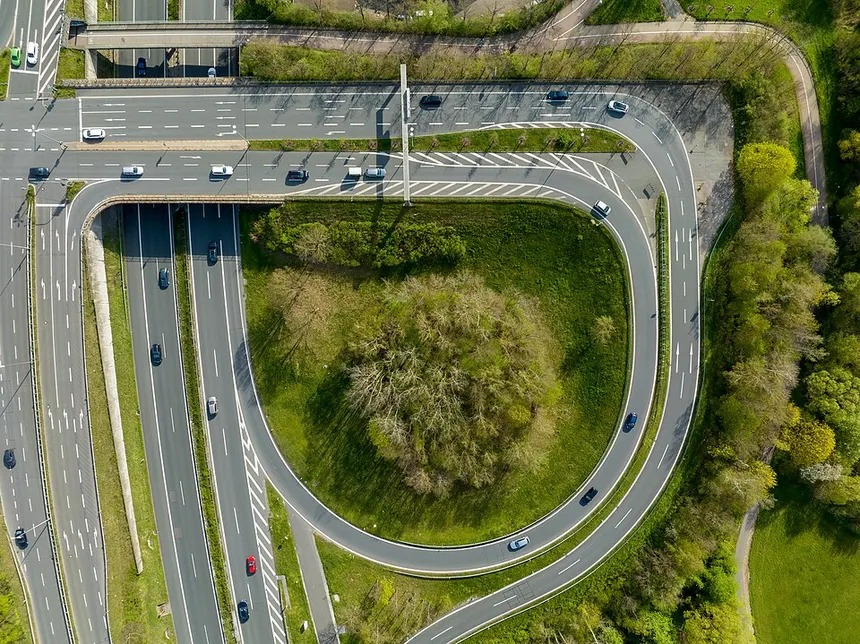
#> input picture Lab 8/image.jpeg, 860 x 644 px
$ jupyter execute Lab8.ipynb
#> lines starting #> are read from the running program, lines starting #| are printed output that depends on the picture
# Lab 8: Image Segmentation and Hough Transform

#### 1. Image Segmentation
Image segmentation is the process of partitioning an image into multiple segments, often to simplify or change the representation of an image into something that is more meaningful and easier to analyze. The goal of segmentation is to identify objects or boundaries in images.

Common techniques for image segmentation include:
- **Thresholding**: Simple segmentation method where pixels are divided into two classes based on intensity values.
- **Edge-based segmentation**: Detects the boundaries of objects.
- **Region-based segmentation**: Groups together pixels with similar characteristics.

**Thresholding Equation**:

$$
\text{Segmented Image} =
\begin{cases}
1, & \text{if } f(x,y) > T \\
0, & \text{if } f(x,y) \leq T
\end{cases}
$$

Where:
- f(x,y) is the intensity of the pixel at position (x, y) ,
- T  is a threshold value.

#### 2. Hough Transform
The Hough Transform is a feature extraction technique used to detect simple shapes, primarily lines and circles, in an image. It works by transforming points in the image space to a parameter space (Hough space). The most common application is detecting straight lines.

The equation of a straight line in polar coordinates is given by:

$$
r = x \cos(\theta) + y \sin(\theta)
$$

Where:
- r  is the distance from the origin to the line,
- $ \theta $ is the angle of the line,
-  (x, y) are the coordinates of a point on the line.

The Hough Transform maps each point in the image space to a sinusoidal curve in the Hough space. The intersection of multiple curves corresponds to the parameters of a detected line.

[cell 1]
import cv2
import numpy as np
import matplotlib.pyplot as plt


img = cv2.imread('image.jpeg', 0)
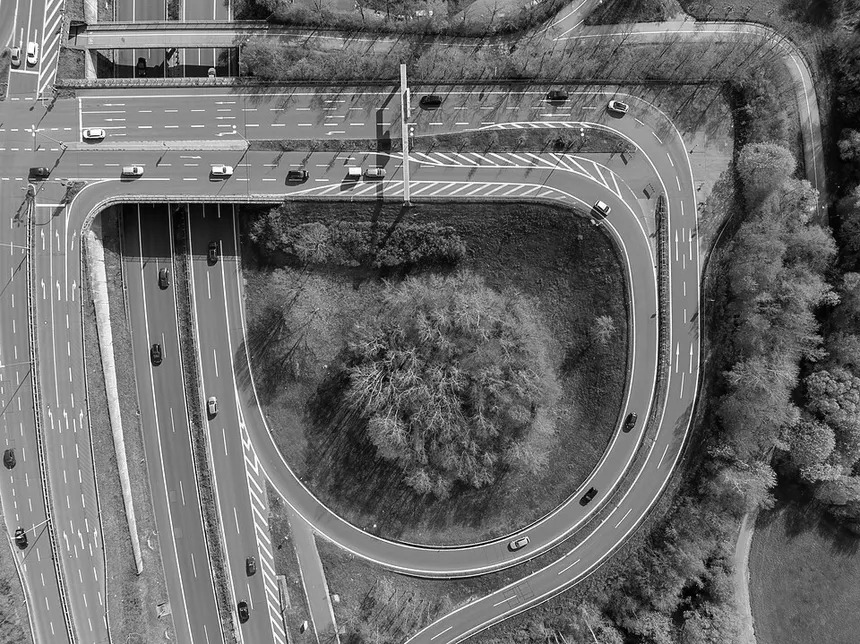
#> img: shape (644, 860); min 0, max 255, mean 108


_, binarized_img = cv2.threshold(img, 240, 255, cv2.THRESH_BINARY)
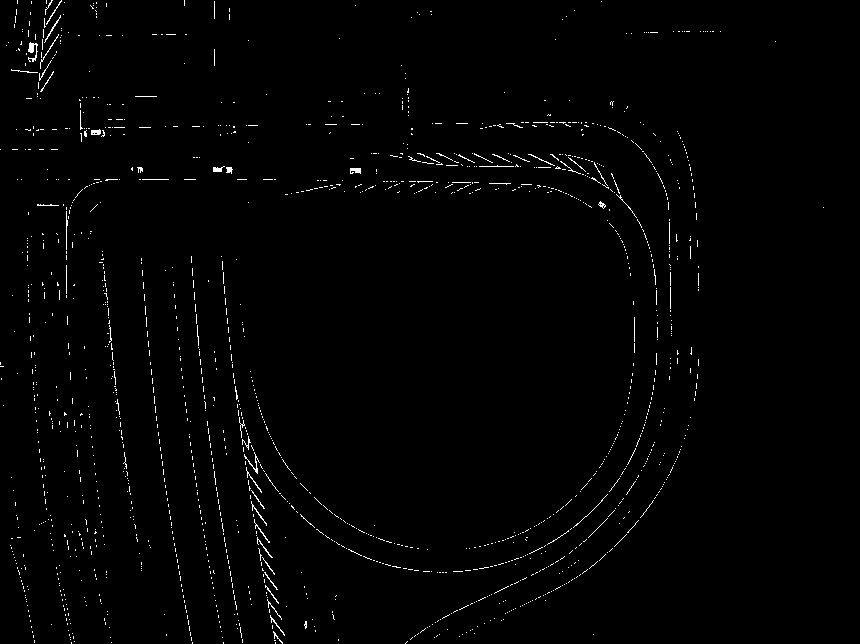
#> binarized_img: shape (644, 860); 1.2% white in thin lines or dots


edges = cv2.Canny(binarized_img, 50, 150)
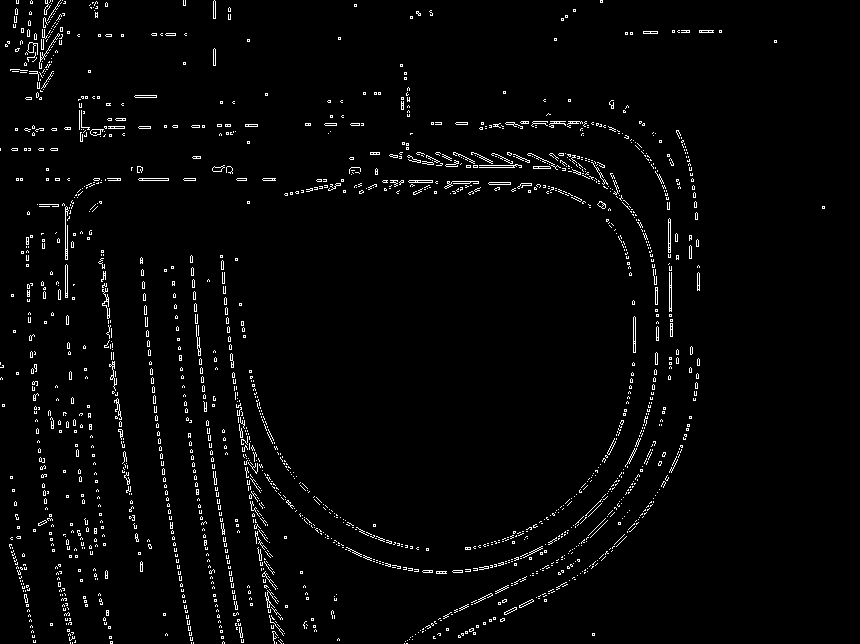
#> edges: shape (644, 860); 2.5% white in thin lines or dots


lines = cv2.HoughLines(edges, 1, np.pi / 180, 150)
#> lines = [[175, 1.59], [180, 1.57], [-147, 3]]

output_img = cv2.cvtColor(img, cv2.COLOR_GRAY2BGR)
if lines is not None:
    for line in lines:
        rho, theta = line[0]
        a = np.cos(theta)
        b = np.sin(theta)
        x0 = a * rho
        y0 = b * rho
        x1 = int(x0 + 1000 * (-b))
        y1 = int(y0 + 1000 * (a))
        x2 = int(x0 - 1000 * (-b))
        y2 = int(y0 - 1000 * (a))
        cv2.line(output_img, (x1, y1), (x2, y2), (0, 0, 255), 2)
#> this loop made 3 passes
#> (rho, theta, a, b, x0, y0, x1, y1) on passes 1 to 3: (175, 1.59, -0.0175, 1, -3.05, 175, -1002, 157), (180, 1.57, -4.37e-08, 1, -7.87e-06, 180, -1000, 179), (-147, 3, -0.99, 0.139, 145.6, -20.46, 6, -1010)
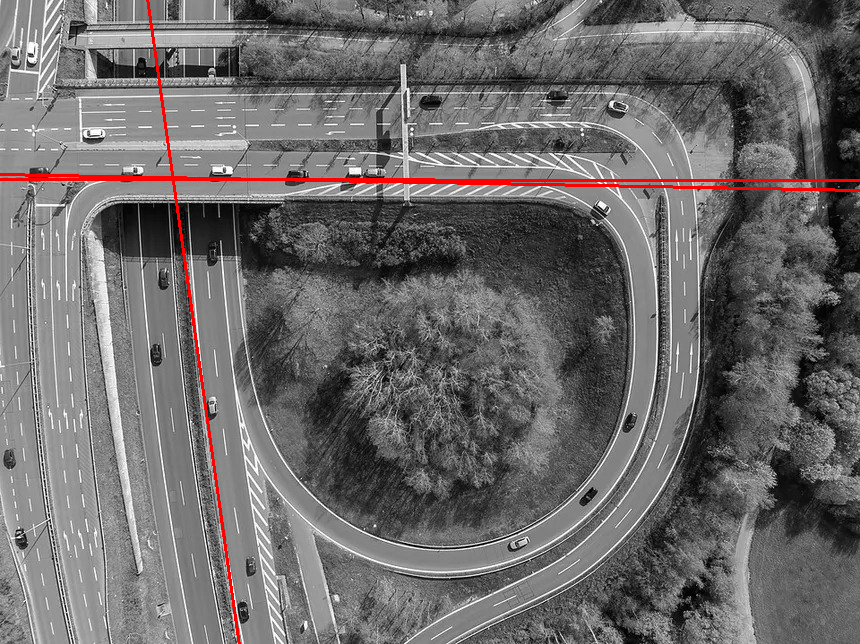
#> output_img: shape (644, 860, 3); mean B, G, R 106.3, 106.3, 109.4


plt.figure(figsize=(12, 10))

plt.subplot(231), plt.imshow(img, cmap='gray'), plt.title('Original Image')
plt.subplot(232), plt.imshow(binarized_img, cmap='gray'), plt.title('Binarized Image')
plt.subplot(233), plt.imshow(edges, cmap='gray'), plt.title('Edge Detected (Canny)')
plt.subplot(234), plt.imshow(output_img), plt.title('Detected Lines (Hough Transform)')

plt.tight_layout()
plt.show()
#> figure, not shown here; B, G, R data is drawn as R, G, B
